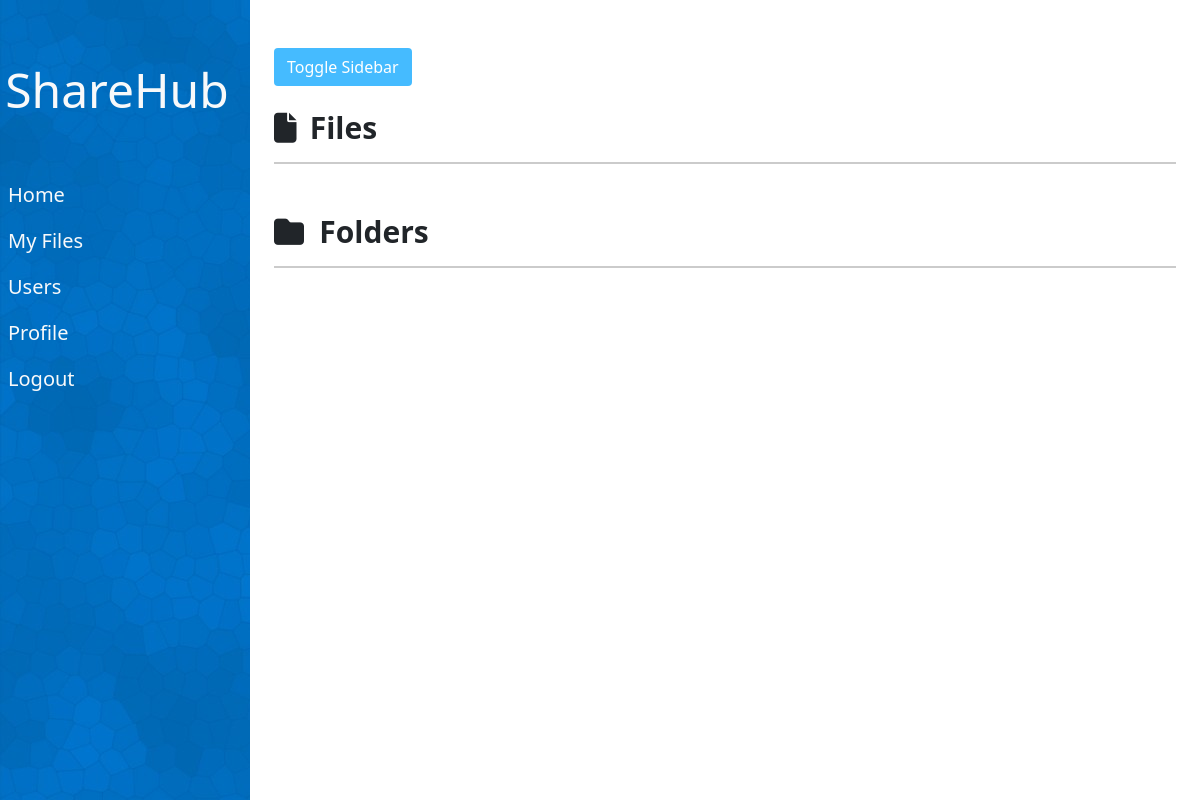
Page /all_users/11 on the earlier database version.
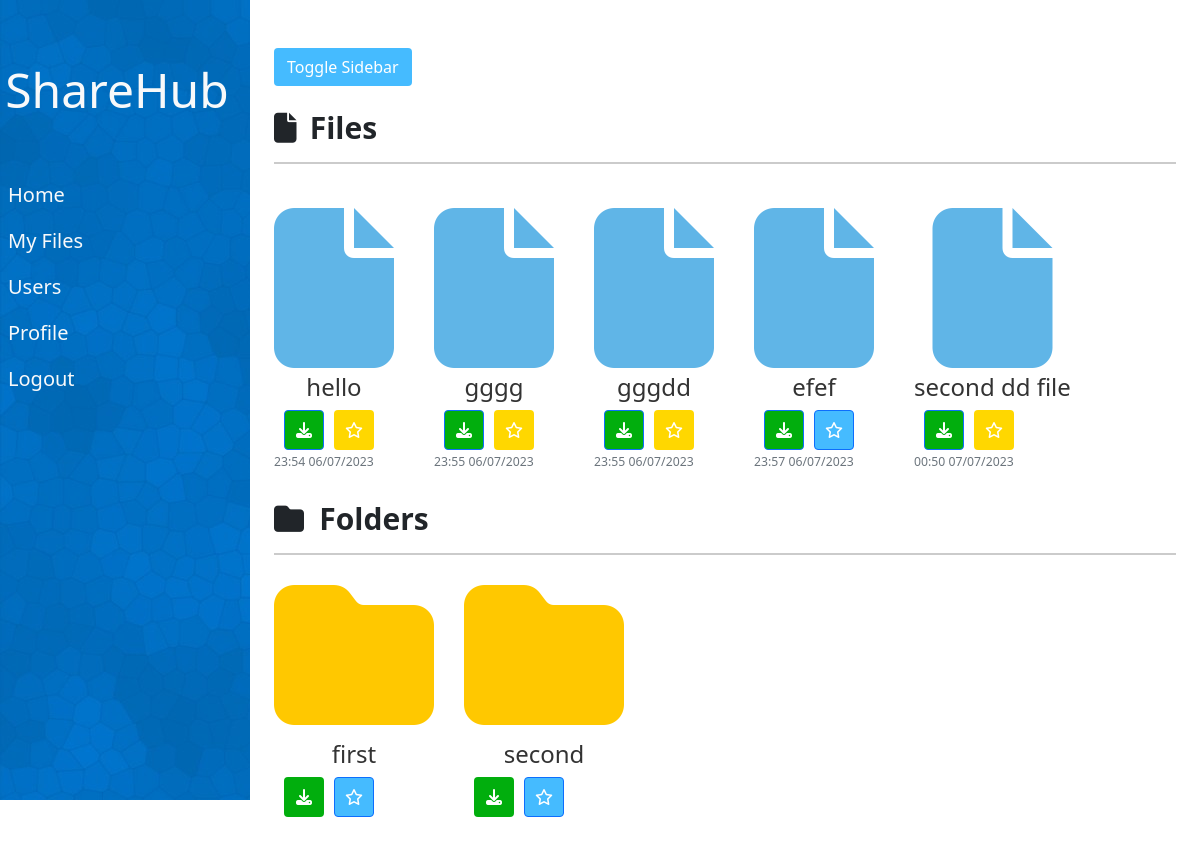
Same page on the later database version.
### root/models.py (models this page shows, shortened)
class AllFiles(models.Model):
    owner= models.ForeignKey(User, on_delete=models.CASCADE)
    title= models.CharField(max_length=100)
    file=models.FileField(upload_to='all_files/', default='')
    created_at=models.DateTimeField(auto_now_add=True,)
    folder = models.ForeignKey(Folder, on_delete=models.CASCADE, null=True, blank=True)
    is_favorite = models.BooleanField(default=False)

class Folder(models.Model):
    name = models.CharField(max_length=255)
    user = models.ForeignKey(User, on_delete=models.CASCADE)
    parent_folder = models.ForeignKey('self', on_delete=models.CASCADE, null=True, blank=True)
    is_favorite = models.BooleanField(default=False)

### root/views.py (the view)
# urls.py: path('all_users/<int:user_id>', MyFileFolderView.as_view(template_name='root/home_base.html'),name='user_repo'),
class MyFileFolderView(TemplateView):
    template_name = 'root/all_files.html'
    def get_context_data(self, **kwargs):
        context = super().get_context_data(**kwargs)
        folder_id=None
        folder_id = self.kwargs.get('parent_folder_id')
        folderuser=None
        logged_user=None
        logged_user=self.kwargs.get('user_id')
        if logged_user:
            logged_user=self.kwargs.get('user_id')
        elif folder_id:
            folderuser=Folder.objects.get(id=folder_id)
            logged_user=folderuser.user
        else:
            logged_user=self.request.user
        if folder_id:
            files = AllFiles.objects.filter(owner=logged_user,folder=folder_id)
        else:
            files = AllFiles.objects.filter(owner=logged_user, folder=None)
        if folder_id:
            folders = Folder.objects.filter(user=logged_user, parent_folder=folder_id)
        else:
            folders = Folder.objects.filter(user=logged_user, parent_folder=None)
        context['files'] = files
        context['folders'] = folders
        context['folderuser']=logged_user
        return context

### root/templates/root/home_base.html (shortened to what this page needs)
{% extends "root/base.html" %}
{% load crispy_forms_tags %}
{% load custom_filters %}
{% block content %}
<h2 class="section-title">
    <i class="fa-solid fa-file" style="font-size: 30px; margin-right: 7px;"></i>
    <span style="font-size: 30px;">Files</span></h2>
<hr class="section-line">
<div class="file-section">
  {% for post in files %}
  <article class="media content-section">
    <div class="media-body">
        <a class="article-title" href="{% url 'subfolder' post.id %}"
         style="text-decoration: none; color: #333; display: flex; flex-direction: column; align-items: center;">
         <i class="fa-solid fa-file fa-10x" style="color: #60b5e7;"></i>
            <h4 style="margin-top: 5px;">{{ post.title }}</h4>
          </a>
          <div class="button-row">
            <a href="{% url 'download_file' post.file.path %}" class="btn btn-primary square-button" style="background-color: #01ae0d;">
              <i class="fa-solid fa-download"></i>
            </a>
            {% with favorite_class=post.is_favorite|yesno:"favpurple,favblue" %}
            <a href="{% url 'toggle_favorite' 'File' post.id %}" class="btn btn-primary favorite-button square-button {{favorite_class}}">
              <i class="fa-regular fa-star"></i>
            </a>
        {% endwith %}
          </div>
      <div class="article-metadata">
        <small class="text-muted">
            {{ post.created_at|date:"H:i d/m/Y" }}
        </small>
      </div>
    </div>
  </article>
  {% endfor %}
</div>
<h2 class="section-title">
    <i class='fa fa-folder blue-color'
    style="margin-right: 9px; font-size: 30px;"></i>
    <span style="font-size: 30px;">Folders</span></h2>
<hr class="section-line">
<div class="folder-section">
  {% for post in folders %}
  <article class="media content-section">
    <div class="media-body">
        <a class="article-title" href="{% url 'subfolder' post.id %}" style="text-decoration: none; color: #333; display: flex; flex-direction: column; align-items: center;">
            <i class="fas fa-folder fa-10x" style="color: #ffc800;"></i>
            <h4 style="margin-top: 5px;">{{ post.name }}</h4>
          </a>
          <div class="button-row">
            <a href="{% url 'download_folder' post.id %}" class="btn btn-primary square-button " style=" background-color: #01ae0d;
            border: none;">
              <i class="fa-solid fa-download"></i>
            </a>
            {% with favorite_class=post.is_favorite|yesno:"favpurple,favblue" %}
            <a href="{% url 'toggle_favorite' 'Folder' post.id %}" class="btn btn-primary favorite-button square-button {{favorite_class}}">
              <i class="fa-regular fa-star"></i>
            </a>
        {% endwith %}
          </div>
    </div>
  </article>
  {% endfor %}
</div>
{% endblock content %}

Differences in the rows shown:
added AllFiles: title "hello", created_at "23:54 06/07/2023"
added AllFiles: title "gggg", created_at "23:55 06/07/2023"
added AllFiles: title "gggdd", created_at "23:55 06/07/2023"
added AllFiles: title "efef", created_at "23:57 06/07/2023"
added AllFiles: title "second dd file", created_at "00:50 07/07/2023"
added Folder: name "first"
added Folder: name "second"
